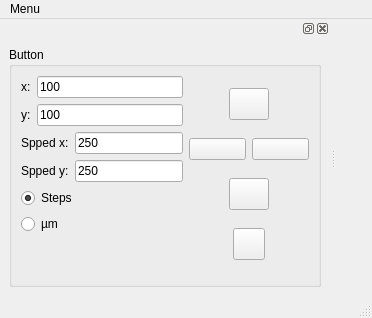
<?xml version="1.0" encoding="UTF-8"?>
<ui version="4.0">
 <class>MainWindow</class>
 <widget class="QMainWindow" name="MainWindow">
  <property name="geometry">
   <rect>
    <x>0</x>
    <y>0</y>
    <width>372</width>
    <height>318</height>
   </rect>
  </property>
  <property name="windowTitle">
   <string>MainWindow</string>
  </property>
  <widget class="QWidget" name="centralwidget"/>
  <widget class="QMenuBar" name="menubar">
   <property name="geometry">
    <rect>
     <x>0</x>
     <y>0</y>
     <width>372</width>
     <height>21</height>
    </rect>
   </property>
   <widget class="QMenu" name="menuMenu">
    <property name="title">
     <string>Menu</string>
    </property>
    <addaction name="actionClose"/>
   </widget>
   <addaction name="menuMenu"/>
  </widget>
  <widget class="QStatusBar" name="statusbar"/>
  <widget class="QDockWidget" name="dockWidget">
   <attribute name="dockWidgetArea">
    <number>1</number>
   </attribute>
   <widget class="QWidget" name="dockWidgetContents">
    <layout class="QHBoxLayout" name="horizontalLayout_5">
     <item>
      <layout class="QVBoxLayout" name="verticalLayout_2">
       <item>
        <widget class="QGroupBox" name="groupBox">
         <property name="title">
          <string>Button</string>
         </property>
         <layout class="QHBoxLayout" name="horizontalLayout_3">
          <item>
           <layout class="QVBoxLayout" name="verticalLayout">
            <item>
             <layout class="QHBoxLayout" name="horizontalLayout">
              <item>
               <widget class="QLabel" name="label">
                <property name="text">
                 <string>x:</string>
                </property>
               </widget>
              </item>
              <item>
               <widget class="QLineEdit" name="lineEdit_x">
                <property name="text">
                 <string>100</string>
                </property>
               </widget>
              </item>
             </layout>
            </item>
            <item>
             <layout class="QHBoxLayout" name="horizontalLayout_2">
              <item>
               <widget class="QLabel" name="label_2">
                <property name="text">
                 <string>y:</string>
                </property>
               </widget>
              </item>
              <item>
               <widget class="QLineEdit" name="lineEdit_y">
                <property name="text">
                 <string>100</string>
                </property>
               </widget>
              </item>
             </layout>
            </item>
            <item>
             <layout class="QVBoxLayout" name="verticalLayout_4">
              <item>
               <layout class="QHBoxLayout" name="horizontalLayout_12">
                <item>
                 <widget class="QLabel" name="label_3">
                  <property name="text">
                   <string>Spped x:</string>
                  </property>
                 </widget>
                </item>
                <item>
                 <widget class="QLineEdit" name="lineEdit_speed_x">
                  <property name="text">
                   <string>250</string>
                  </property>
                 </widget>
                </item>
               </layout>
              </item>
              <item>
               <layout class="QHBoxLayout" name="horizontalLayout_13">
                <item>
                 <widget class="QLabel" name="label_4">
                  <property name="text">
                   <string>Spped y:</string>
                  </property>
                 </widget>
                </item>
                <item>
                 <widget class="QLineEdit" name="lineEdit_speed_y">
                  <property name="text">
                   <string>250</string>
                  </property>
                 </widget>
                </item>
               </layout>
              </item>
              <item>
               <widget class="QRadioButton" name="radioButton_step">
                <property name="text">
                 <string>Steps</string>
                </property>
                <property name="checked">
                 <bool>true</bool>
                </property>
               </widget>
              </item>
              <item>
               <widget class="QRadioButton" name="radioButton_um">
                <property name="text">
                 <string>µm</string>
                </property>
               </widget>
              </item>
             </layout>
            </item>
            <item>
             <spacer name="verticalSpacer_2">
              <property name="orientation">
               <enum>Qt::Vertical</enum>
              </property>
              <property name="sizeHint" stdset="0">
               <size>
                <width>20</width>
                <height>40</height>
               </size>
              </property>
             </spacer>
            </item>
           </layout>
          </item>
          <item>
           <layout class="QVBoxLayout" name="verticalLayout_3">
            <item>
             <layout class="QHBoxLayout" name="horizontalLayout_6">
              <item>
               <spacer name="horizontalSpacer">
                <property name="orientation">
                 <enum>Qt::Horizontal</enum>
                </property>
                <property name="sizeHint" stdset="0">
                 <size>
                  <width>40</width>
                  <height>20</height>
                 </size>
                </property>
               </spacer>
              </item>
              <item>
               <widget class="QPushButton" name="motor_y_move_positive">
                <property name="maximumSize">
                 <size>
                  <width>50</width>
                  <height>32</height>
                 </size>
                </property>
                <property name="text">
                 <string/>
                </property>
                <property name="icon">
                 <iconset>
                  <normaloff>../../core/artwork/icons/oxygen/22x22/go-next.png</normaloff>../../core/artwork/icons/oxygen/22x22/go-next.png</iconset>
                </property>
               </widget>
              </item>
              <item>
               <spacer name="horizontalSpacer_2">
                <property name="orientation">
                 <enum>Qt::Horizontal</enum>
                </property>
                <property name="sizeHint" stdset="0">
                 <size>
                  <width>40</width>
                  <height>20</height>
                 </size>
                </property>
               </spacer>
              </item>
             </layout>
            </item>
            <item>
             <layout class="QHBoxLayout" name="horizontalLayout_4">
              <item>
               <widget class="QPushButton" name="motor_x_move_negative">
                <property name="text">
                 <string/>
                </property>
                <property name="icon">
                 <iconset>
                  <normaloff>../../core/artwork/icons/oxygen/22x22/go-previous.png</normaloff>../../core/artwork/icons/oxygen/22x22/go-previous.png</iconset>
                </property>
               </widget>
              </item>
              <item>
               <widget class="QPushButton" name="motor_x_move_positive">
                <property name="text">
                 <string/>
                </property>
                <property name="icon">
                 <iconset>
                  <normaloff>../../core/artwork/icons/oxygen/22x22/go-next.png</normaloff>../../core/artwork/icons/oxygen/22x22/go-next.png</iconset>
                </property>
               </widget>
              </item>
             </layout>
            </item>
            <item>
             <layout class="QHBoxLayout" name="horizontalLayout_7">
              <item>
               <spacer name="horizontalSpacer_3">
                <property name="orientation">
                 <enum>Qt::Horizontal</enum>
                </property>
                <property name="sizeHint" stdset="0">
                 <size>
                  <width>40</width>
                  <height>20</height>
                 </size>
                </property>
               </spacer>
              </item>
              <item>
               <widget class="QPushButton" name="motor_y_move_negative">
                <property name="maximumSize">
                 <size>
                  <width>50</width>
                  <height>32</height>
                 </size>
                </property>
                <property name="text">
                 <string/>
                </property>
                <property name="icon">
                 <iconset>
                  <normaloff>../../core/artwork/icons/oxygen/22x22/go-previous.png</normaloff>../../core/artwork/icons/oxygen/22x22/go-previous.png</iconset>
                </property>
               </widget>
              </item>
              <item>
               <spacer name="horizontalSpacer_4">
                <property name="orientation">
                 <enum>Qt::Horizontal</enum>
                </property>
                <property name="sizeHint" stdset="0">
                 <size>
                  <width>40</width>
                  <height>20</height>
                 </size>
                </property>
               </spacer>
              </item>
             </layout>
            </item>
            <item>
             <layout class="QHBoxLayout" name="horizontalLayout_8">
              <item>
               <widget class="QPushButton" name="abort">
                <property name="maximumSize">
                 <size>
                  <width>32</width>
                  <height>32</height>
                 </size>
                </property>
                <property name="text">
                 <string/>
                </property>
                <property name="icon">
                 <iconset>
                  <normaloff>../../core/artwork/icons/qudiTheme/22x22/stop-scan.png</normaloff>../../core/artwork/icons/qudiTheme/22x22/stop-scan.png</iconset>
                </property>
                <property name="iconSize">
                 <size>
                  <width>32</width>
                  <height>32</height>
                 </size>
                </property>
               </widget>
              </item>
             </layout>
            </item>
           </layout>
          </item>
         </layout>
        </widget>
       </item>
      </layout>
     </item>
    </layout>
   </widget>
  </widget>
  <action name="actionClose">
   <property name="icon">
    <iconset>
     <normaloff>../../core/artwork/icons/oxygen/22x22/application-exit.png</normaloff>../../core/artwork/icons/oxygen/22x22/application-exit.png</iconset>
   </property>
   <property name="text">
    <string>Close</string>
   </property>
  </action>
 </widget>
 <resources/>
 <connections>
  <connection>
   <sender>actionClose</sender>
   <signal>triggered()</signal>
   <receiver>MainWindow</receiver>
   <slot>close()</slot>
   <hints>
    <hint type="sourcelabel">
     <x>-1</x>
     <y>-1</y>
    </hint>
    <hint type="destinationlabel">
     <x>387</x>
     <y>173</y>
    </hint>
   </hints>
  </connection>
 </connections>
</ui>
